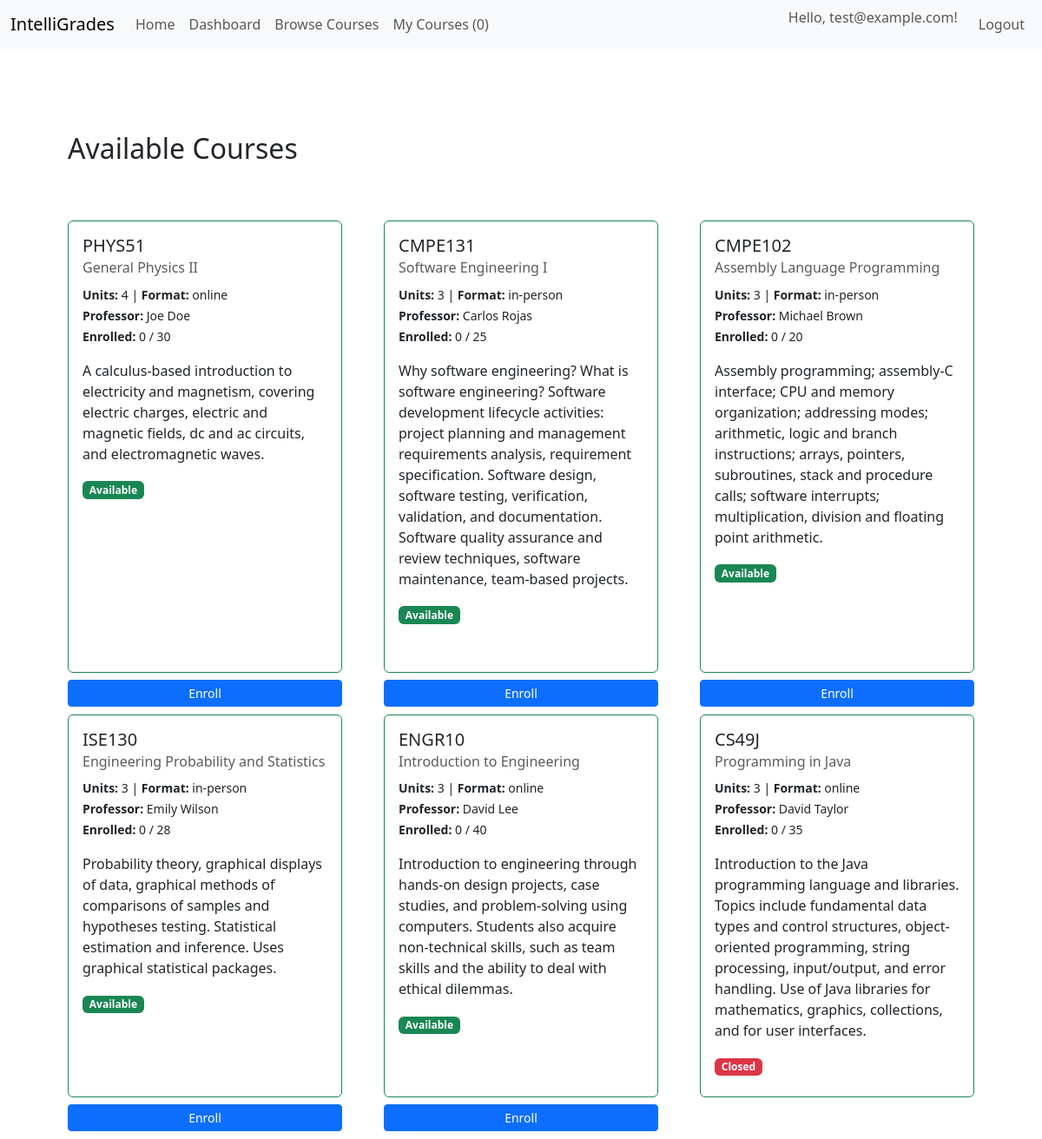
The page /courses (signed in) on the database its author committed.
### app/models.py (models this page shows, shortened)
class User(UserMixin, db.Model):
    __tablename__ = 'users'
    id = db.Column(db.Integer, primary_key=True)
    password_hash = db.Column(db.String(255), nullable=False)
    email = db.Column(db.String(100), unique=True, nullable=False)
    avatar_url = db.Column(db.String(400), nullable=False)
    role = db.Column(db.String(32), default='student')  # role could be student | instructor | admin
    created_at = db.Column(db.DateTime, default=datetime.utcnow, nullable=False)
    courses = db.relationship('Course', secondary='enrollments', backref='students', lazy='dynamic')
    def is_enrolled_in(self, course):
        return Enrollment.query.filter_by(user_id=self.id, course_id=course.id).first() is not None
    def get_enrolled_courses_count(self):
        return len(self.course_enrollments)

class Course(db.Model):
    __tablename__ = 'courses'
    id = db.Column(db.Integer, primary_key=True)
    code = db.Column(db.String(32), unique=True, nullable=False)
    title = db.Column(db.String(128), nullable=False)
    description = db.Column(db.Text)
    credits = db.Column(db.Integer, nullable=False)  # number of units/credits
    professor = db.Column(db.String(128), nullable=False)
    availability = db.Column(db.Boolean, default=True)
    format = db.Column(db.String(32), default='online')
    max_students = db.Column(db.Integer)
    created_at = db.Column(db.DateTime, default=datetime.utcnow)
    enrollments_rel = db.relationship('Enrollment', backref='course', lazy='dynamic', cascade='all,delete-orphan')
    def get_student_count(self):
        return self.enrollments_rel.count()

### app/main/routes.py (the view)
@main_bp.route('courses')
def courses_list():
    all_courses = Course.query.all()
    courses_with_status = []
    for course in all_courses:
        is_enrolled = False
        if current_user.is_authenticated:
            is_enrolled = current_user.is_enrolled_in(course)
            courses_with_status.append({
                'course': course,
                'is_enrolled': is_enrolled,
                'available_spots': course.max_students - course.get_student_count() if course.max_students else None
            })
    return render_template('main/courses_list.html', courses=courses_with_status)

### app/__init__.py (called while the page is built)
@login_manager.user_loader
def load_user(user_id):
    return User.query.get(int(user_id))

### app/main/templates/main/courses_list.html
{% extends "base.html" %} {% block body %}
<div class="container mt-5">
  <h2>Available Courses</h2>
  {% if courses %}
  <div class="row g-5 mt-3">
    {% for item in courses %}
    <div class="col-md-6 col-lg-4">
      <a
        href="{{ url_for('main.course_detail', course_id=item.course.id) }}"
        class="text-decoration-none"
      >
        <div class="card border-success pointer h-100 course-card">
          <div class="card-body">
            <h5 class="card-title">{{ item.course.code }}</h5>
            <h6 class="card-subtitle mb-2 text-muted">
              {{ item.course.title }}
            </h6>
            <p class="card-text">
              <small>
                <strong>Units:</strong> {{ item.course.credits }} |
                <strong>Format:</strong> {{ item.course.format }}<br />
                <strong>Professor:</strong> {{ item.course.professor }}<br />
                <strong>Enrolled:</strong> {{ item.course.get_student_count() }}
                {% if item.course.max_students %} / {{ item.course.max_students
                }} {% endif %}
              </small>
            </p>
            <p class="card-text">{{ item.course.description }}</p>
            {% if item.course.availability %}
            <span class="badge bg-success">Available</span>
            {% else %}
            <span class="badge bg-danger">Closed</span>
            {% endif %}
          </div>
        </div>
      </a>
      <div class="mt-2">
        {% if current_user.is_authenticated %} {% if item.is_enrolled %}
        <form
          method="POST"
          action="{{ url_for('main.drop_course', course_id=item.course.id) }}"
          style="display: inline"
        >
          <button type="submit" class="btn btn-sm btn-outline-danger w-100">
            Drop Course
          </button>
        </form>
        {% elif item.course.availability %}
        <form
          method="POST"
          action="{{ url_for('main.enroll_course', course_id=item.course.id) }}"
          style="display: inline"
        >
          <button type="submit" class="btn btn-sm btn-primary w-100">
            Enroll
          </button>
        </form>
        {% endif %} {% else %}
        <a
          href="{{ url_for('auth.login') }}"
          class="btn btn-sm btn-outline-primary w-100"
          >Login to Enroll</a
        >
        {% endif %}
      </div>
    </div>
    {% endfor %}
  </div>
  {% else %}
  <p class="alert alert-info mt-3">No courses available.</p>
  {% endif %}
</div>
{% endblock %}

### app/templates/base.html (shortened to what this page needs)
<!DOCTYPE html>
<html lang="en">
  <head>
    <link
      rel="stylesheet"
      href="{{url_for('static', filename='styles.css')}}"
    />
    <link
      href="https://cdn.jsdelivr.net/npm/bootstrap@5.3.8/dist/css/bootstrap.min.css"
      rel="stylesheet"
    />
  </head>
  <body>
    <nav class="navbar navbar-expand-lg bg-body-tertiary">
      <div class="container-fluid">
        <a class="navbar-brand" href="{{ url_for('main.index') }}"
          >IntelliGrades</a
        >
        <div class="collapse navbar-collapse">
          <ul class="navbar-nav me-auto">
            <li class="nav-item">
              <a class="nav-link" href="{{ url_for('main.index') }}">Home</a>
            </li>
            {% if current_user.is_authenticated %}
            <li class="nav-item">
              <a class="nav-link" href="{{ url_for('main.dashboard') }}"
                >Dashboard</a
              >
            </li>
            <li class="nav-item">
              <a class="nav-link" href="{{ url_for('main.courses_list') }}"
                >Browse Courses</a
              >
            </li>
            <li class="nav-item">
              <a class="nav-link" href="{{ url_for('main.my_courses') }}"
                >My Courses ({{ current_user.get_enrolled_courses_count() }})</a
              >
            </li>
            {% endif %}
          </ul>
          <ul class="navbar-nav">
            {% if not current_user.is_authenticated %}
            <li class="nav-item">
              <a class="nav-link" href="{{ url_for('auth.login') }}">Login</a>
            </li>
            <li class="nav-item">
              <a class="nav-link" href="{{ url_for('auth.register') }}"
                >Register</a
              >
            </li>
            {% else %}
            <li class="nav-item">
              <span class="navbar-text me-3"
                >Hello, {{ current_user.email }}!</span
              >
            </li>
            <li class="nav-item">
              <a class="nav-link" href="{{ url_for('auth.logout') }}">Logout</a>
            </li>
            {% endif %}
          </ul>
        </div>
      </div>
    </nav>
    <div class="container p-4">
      <div class="container py-2">{% block body %} {% endblock %}</div>
      <div class="container py-2">{%block index%} {% endblock %}</div>
    </div>
  </body>
</html>

### app/static/styles.css (style rules this page uses)
.navbar { background-color: #3473a1; }

### rows shown on the page
User: email "test@example.com"
Course: course.code "PHYS51", course "General Physics II", course.credits "4", course.format "online", course.professor "Joe Doe", course.max_students "30", course.description "A calculus-based introduction to electricity and magnetism, covering electric charges, electric and magnetic fields, dc and ac circuits, and electromagnetic waves."
Course: course.code "CMPE131", course "Software Engineering I", course.credits "3", course.format "in-person", course.professor "Carlos Rojas", course.max_students "25", course.description "Why software engineering? What is software engineering? Software development lifecycle activities: project planning and management requirements analysis, requirement specification. Software design, software testing, verification, validation, and documentation. Software quality assurance and review techniques, software maintenance, team-based projects."
Course: course.code "CMPE102", course "Assembly Language Programming", course.credits "3", course.format "in-person", course.professor "Michael Brown", course.max_students "20", course.description "Assembly programming; assembly-C interface; CPU and memory organization; addressing modes; arithmetic, logic and branch instructions; arrays, pointers, subroutines, stack and procedure calls; software interrupts; multiplication, division and floating point arithmetic."
Course: course.code "ISE130", course "Engineering Probability and Statistics", course.credits "3", course.format "in-person", course.professor "Emily Wilson", course.max_students "28", course.description "Probability theory, graphical displays of data, graphical methods of comparisons of samples and hypotheses testing. Statistical estimation and inference. Uses graphical statistical packages."
Course: course.code "ENGR10", course "Introduction to Engineering", course.credits "3", course.format "online", course.professor "David Lee", course.max_students "40", course.description "Introduction to engineering through hands-on design projects, case studies, and problem-solving using computers. Students also acquire non-technical skills, such as team skills and the ability to deal with ethical dilemmas."
Course: course.code "CS49J", course "Programming in Java", course.credits "3", course.format "online", course.professor "David Taylor", course.max_students "35", course.description "Introduction to the Java programming language and libraries. Topics include fundamental data types and control structures, object-oriented programming, string processing, input/output, and error handling. Use of Java libraries for mathematics, graphics, collections, and for user interfaces."

### other values the page prints
{{ current_user.get_enrolled_courses_count() }} "0"
{{ item.course.get_student_count() }} "0" "0" "0" "0" "0" "0"
